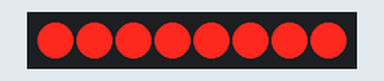
A sketch run on a simulated Arduino Uno, built with avr-gcc and run on an emulated ATmega328P. Shown: 8 shift-register outputs drawn as a row of LEDs (first output left, lit = HIGH). Wiring (inferred from the names in the program): shift register (74HC595): data pin 4; shift clock pin 6. Wiring (inferred from the signals the program sends): row of LEDs: on Q0, Q1, Q2, Q3, Q4, Q5, Q6, Q7.

Above: at 0.5 s.
At 2.16 s:
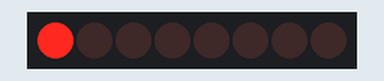
At 3.16 s:
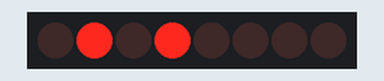
At 4.49 s:
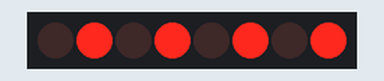
At 6.1 s:
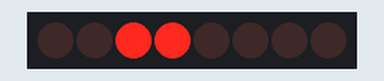
At 11.1 s:
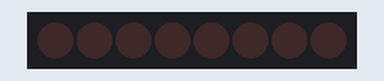
Timing chart, 0 to 12.6 s (numbered marks = the images above):
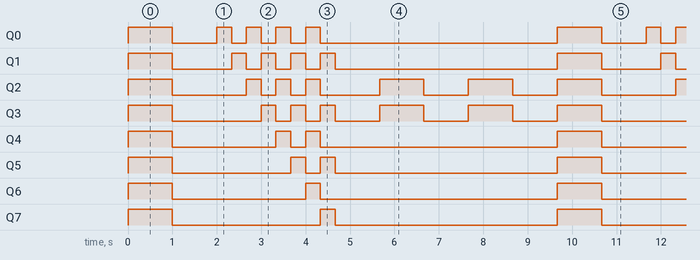

The sketch:

shift-register.ino
```cpp
#include "shift_register_driver.hpp"

int SR_LATCH_PIN = 5;
int SR_CLOCK_PIN = 6;
int SR_DATA_PIN = 4;
const int SHOW_TIME = 1000; // milliseconds

ShiftRegisterDriver shift_register;

void setup() {
  // bind our shift_register variable to the pins it should use
  shift_register.attach(SR_LATCH_PIN, SR_CLOCK_PIN, SR_DATA_PIN);
}

void loop() {

  // we can turn on the shift register's outputs on all at once...
  shift_register.all_on();
  delay(SHOW_TIME);

  // ... or turn them all off at once
  shift_register.clear();
  delay(SHOW_TIME);

  // this will shift in 8 bits one-at-a-time
  for (int i = 0; i < 8; i++) {
    // if i is  odd, we send a LOW...
    int data_value = LOW;

    // ...but, if i is even, send a HIGH
    if (i % 2 == 0) {
      data_value = HIGH;
    }

    shift_register.shift_in(data_value);
    delay(SHOW_TIME / 3);
  }

  shift_register.clear();
  delay(SHOW_TIME);

  // send an array of 8 values to the shift register
  // to set the pins with a given pattern
  const byte SOME_PATTERN_ARRAY[8] =
      {LOW, LOW, HIGH, HIGH, LOW, LOW, LOW, LOW};
  shift_register.set_to_array(SOME_PATTERN_ARRAY);
  delay(SHOW_TIME);

  shift_register.clear();
  delay(SHOW_TIME);

  // ...or send a single number written in binary (same thing!)
  const int SOME_PATTERN_NUMBER = 0b00110000;
  shift_register.set_to(SOME_PATTERN_NUMBER);
  delay(SHOW_TIME);

  shift_register.clear();
  delay(SHOW_TIME);
}
```

shift_register_driver.cpp
```cpp
/**
 *
 */

#include "shift_register_driver.hpp"


const uint8_t ShiftRegisterDriver::UNINITIALIZED = 0;
const uint8_t ShiftRegisterDriver::SUCCESS = 0;
const uint8_t ShiftRegisterDriver::FAILURE = 1;

ShiftRegisterDriver::ShiftRegisterDriver() {
  this->_latch = 0;
  this->_clock = 0;
  this->_data = 0;
}


uint8_t ShiftRegisterDriver::attach(
    uint8_t latch, uint8_t clock, uint8_t data) {

  this->_latch = latch;
  this->_clock = clock;
  this->_data = data;

  pinMode(this->_latch, OUTPUT);
  pinMode(this->_clock, OUTPUT);
  pinMode(this->_data, OUTPUT);

  digitalWrite(this->_latch, HIGH);
  digitalWrite(this->_clock, LOW);
  digitalWrite(this->_data, LOW);

  return SUCCESS;
}


uint8_t ShiftRegisterDriver::clear() {
  // there is an SRCLEAR (active low) pin that can do this, but
  // this way we use fewer Arduino pins
  return this->set_to(0b00000000);
}


uint8_t ShiftRegisterDriver::all_on() {
  return this->set_to(0b11111111);
}


uint8_t ShiftRegisterDriver::shift_in(const uint8_t data_bit) {
  digitalWrite(this->_latch, LOW);
  digitalWrite(this->_data, data_bit);
  digitalWrite(this->_clock, HIGH);
  digitalWrite(this->_clock, LOW);
  digitalWrite(this->_latch, HIGH);
  return SUCCESS;
}


uint8_t ShiftRegisterDriver::set_to_array(const uint8_t outputs[8]) {
  this->clear();
  digitalWrite(this->_latch, LOW);
  for (int i = 7; i >= 0; i--) {
    digitalWrite(this->_data, outputs[i]);
    digitalWrite(this->_clock, HIGH);
    digitalWrite(this->_clock, LOW);
  }
  digitalWrite(this->_latch, HIGH);
  return SUCCESS;
}


uint8_t ShiftRegisterDriver::set_to(const int data) {
  uint8_t data_byte = data & 0xFF;
  this->set_to(data_byte);
  return SUCCESS;
}


uint8_t ShiftRegisterDriver::set_to(const uint8_t data_byte) {
  digitalWrite(this->_latch, LOW);
  shiftOut(this->_data, this->_clock, LSBFIRST, (byte) data_byte);
  digitalWrite(this->_latch, HIGH);
  return SUCCESS;
}
```

shift_register_driver.hpp
```cpp
/**
 *
 */

#ifndef _SHIFT_REGISTER_DRIVER_HPP_
#define _SHIFT_REGISTER_DRIVER_HPP_ 1

#include <Arduino.h>

class ShiftRegisterDriver {
 public:
  static const uint8_t UNINITIALIZED;
  static const uint8_t SUCCESS;
  static const uint8_t FAILURE;

  ShiftRegisterDriver();

  uint8_t attach(uint8_t latch, uint8_t clock, uint8_t data);

  uint8_t clear();
  uint8_t all_on();
  uint8_t shift_in(const uint8_t data_bit);
  uint8_t set_to_array(const uint8_t outputs[8]);
  uint8_t set_to(const int data_byte);
  uint8_t set_to(const uint8_t data_byte);

 private:
  uint8_t _latch;
  uint8_t _clock;
  uint8_t _data;
};

#endif // #ifndef _SHIFT_REGISTER_DRIVER_HPP_
```

Measured:
- by itself, Q0: repeats every 9.7 s: LOW 1.0 s, 3 × (HIGH 0.33 s, LOW 0.33 s), HIGH 0.33 s, LOW 5.3 s, HIGH 1.0 s
- by itself, Q1: repeats every 9.7 s: LOW 1.3 s, 3 × (HIGH 0.33 s, LOW 0.33 s), HIGH 0.33 s, LOW 5.0 s, HIGH 1.0 s
- by itself, Q2: repeats every 9.7 s: LOW 1.7 s, 2 × (HIGH 0.33 s, LOW 0.33 s), HIGH 0.33 s, LOW 1.3 s, 2 × (HIGH 1.0 s, LOW 1.0 s), HIGH 1.0 s
- by itself, Q3: repeats every 9.7 s: LOW 2.0 s, 2 × (HIGH 0.33 s, LOW 0.33 s), HIGH 0.33 s, 3 × (LOW 1.0 s, HIGH 1.0 s)
- by itself, Q4: repeats every 9.7 s: LOW 2.3 s, HIGH 0.33 s, LOW 0.33 s, HIGH 0.33 s, LOW 5.3 s, HIGH 1.0 s
- by itself, Q5: repeats every 9.7 s: LOW 2.7 s, HIGH 0.33 s, LOW 0.33 s, HIGH 0.33 s, LOW 5.0 s, HIGH 1.0 s
- by itself, Q6: repeats every 9.7 s: LOW 3.0 s, HIGH 0.33 s, LOW 5.3 s, HIGH 1.0 s
- by itself, Q7: repeats every 9.7 s: LOW 3.3 s, HIGH 0.33 s, LOW 5.0 s, HIGH 1.0 s
